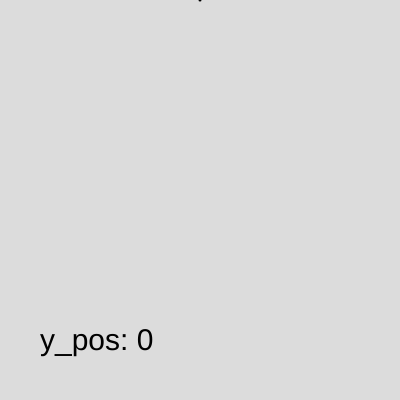
Frame 1 (no input)
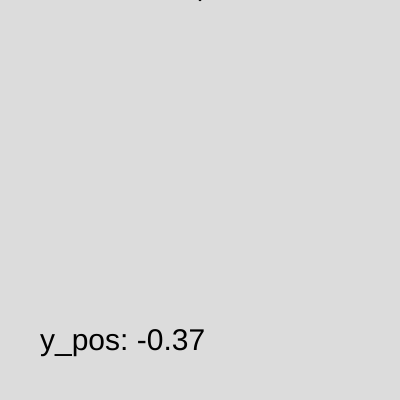
Frame 60 (no input)
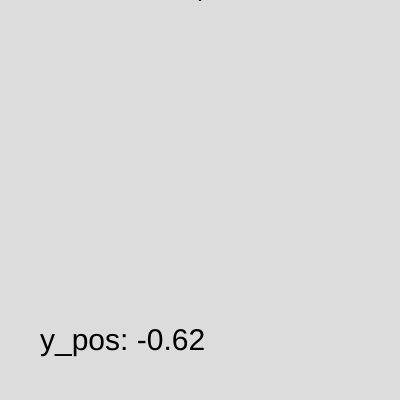
Frame 120 (the mouse pressed at the canvas centre since frame 60)

The p5.js sketch that drew these frames (run headless with seeded random() and noise() and a simulated clock; from frame 60 on, the mouse is pressed at the canvas centre):

// p5.js sketch
// ── sketch.js
let angle = 0;
let speed = 0.1;
let y_pos;

function setup() {
  createCanvas(400, 400);
  angleMode(RADIANS);
  strokeWeight(3);
}

function draw() {
  background(220);

  y_pos = sin(angle);

  point(200, y_pos);

  angle += speed;

  textSize(30);
  text('y_pos: ' + round(y_pos, 2), 40, height - 50);
}
